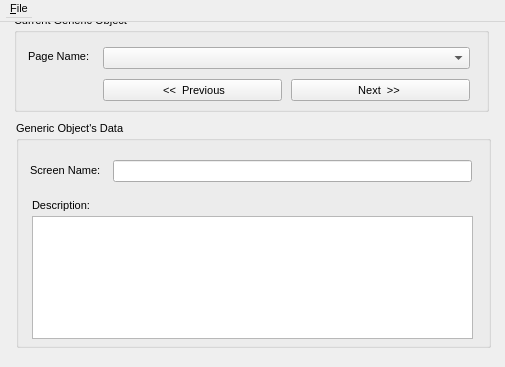
<?xml version="1.0"?>
<ui version="4.0">
  <class>TableFileEditDialog</class>
  <widget class="QDialog" name="IDD_TABLE_FILE_EDITOR">
    <property name="geometry">
      <rect>
        <x>0</x>
        <y>0</y>
        <width>505</width>
        <height>367</height>
      </rect>
    </property>
    <property name="windowTitle">
      <string>Table File Text Editor v1.0</string>
    </property>
    <property name="font">
      <font>
        <family>Liberation Sans</family>
        <pointsize>8</pointsize>
        <bold>false</bold>
        <italic>false</italic>
      </font>
    </property>
    <property name="enabled">
      <bool>true</bool>
    </property>
    <property name="windowFlags">
      <set>Qt::Dialog|Qt::WindowCloseButtonHint</set>
    </property>
    <property name="minimumSize">
      <size>
        <width>505</width>
        <height>367</height>
      </size>
    </property>
    <property name="maximumSize">
      <size>
        <width>505</width>
        <height>367</height>
      </size>
    </property>
    <widget class="QGroupBox" name="IDC_TABLEEDIT_MAIN_GROUP">
      <property name="geometry">
        <rect>
          <x>14</x>
          <y>13</y>
          <width>475</width>
          <height>99</height>
        </rect>
      </property>
      <property name="title">
        <string>Current Generic Object</string>
      </property>
      <property name="visible">
        <bool>true</bool>
      </property>
      <property name="enabled">
        <bool>true</bool>
      </property>
      <property name="flat">
        <bool>false</bool>
      </property>
      <widget class="QComboBox" name="IDC_TABLEEDIT_NAME_LIST">
        <property name="maxVisibleItems">
          <number>20</number>
        </property>
        <property name="geometry">
          <rect>
            <x>89</x>
            <y>34</y>
            <width>367</width>
            <height>22</height>
          </rect>
        </property>
        <property name="visible">
          <bool>true</bool>
        </property>
        <property name="enabled">
          <bool>true</bool>
        </property>
        <property name="editable">
          <bool>false</bool>
        </property>
      </widget>
      <widget class="QLabel" name="IDC_STATIC">
        <property name="geometry">
          <rect>
            <x>14</x>
            <y>37</y>
            <width>67</width>
            <height>13</height>
          </rect>
        </property>
        <property name="text">
          <string>Page Name:</string>
        </property>
        <property name="visible">
          <bool>true</bool>
        </property>
        <property name="enabled">
          <bool>true</bool>
        </property>
        <property name="alignment">
          <set>Qt::AlignLeft</set>
        </property>
      </widget>
      <widget class="QPushButton" name="IDC_TABLEEDIT_BTN_PREVIOUS">
        <property name="geometry">
          <rect>
            <x>89</x>
            <y>66</y>
            <width>179</width>
            <height>22</height>
          </rect>
        </property>
        <property name="text">
          <string> &lt;&lt;  Previous</string>
        </property>
        <property name="visible">
          <bool>true</bool>
        </property>
        <property name="enabled">
          <bool>true</bool>
        </property>
        <property name="default">
          <bool>false</bool>
        </property>
        <property name="autoDefault">
          <bool>false</bool>
        </property>
      </widget>
      <widget class="QPushButton" name="IDC_TABLEEDIT_BTN_NEXT">
        <property name="geometry">
          <rect>
            <x>277</x>
            <y>66</y>
            <width>179</width>
            <height>22</height>
          </rect>
        </property>
        <property name="text">
          <string>Next  &gt;&gt; </string>
        </property>
        <property name="visible">
          <bool>true</bool>
        </property>
        <property name="enabled">
          <bool>true</bool>
        </property>
        <property name="default">
          <bool>false</bool>
        </property>
        <property name="autoDefault">
          <bool>false</bool>
        </property>
      </widget>
    </widget>
    <widget class="QGroupBox" name="IDC_STATIC_2">
      <property name="geometry">
        <rect>
          <x>16</x>
          <y>121</y>
          <width>475</width>
          <height>227</height>
        </rect>
      </property>
      <property name="title">
        <string>Generic Object's Data</string>
      </property>
      <property name="visible">
        <bool>true</bool>
      </property>
      <property name="enabled">
        <bool>true</bool>
      </property>
      <property name="flat">
        <bool>false</bool>
      </property>
      <widget class="QLineEdit" name="IDC_TABLEEDIT_SCREEN_NAME_EDIT">
        <property name="geometry">
          <rect>
            <x>97</x>
            <y>39</y>
            <width>359</width>
            <height>22</height>
          </rect>
        </property>
        <property name="visible">
          <bool>true</bool>
        </property>
        <property name="enabled">
          <bool>true</bool>
        </property>
      </widget>
      <widget class="QLabel" name="IDC_STATIC_3">
        <property name="geometry">
          <rect>
            <x>14</x>
            <y>43</y>
            <width>73</width>
            <height>13</height>
          </rect>
        </property>
        <property name="text">
          <string>Screen Name:</string>
        </property>
        <property name="visible">
          <bool>true</bool>
        </property>
        <property name="enabled">
          <bool>true</bool>
        </property>
        <property name="alignment">
          <set>Qt::AlignLeft</set>
        </property>
      </widget>
      <widget class="QLabel" name="IDC_STATIC_4">
        <property name="geometry">
          <rect>
            <x>16</x>
            <y>78</y>
            <width>61</width>
            <height>13</height>
          </rect>
        </property>
        <property name="text">
          <string>Description:</string>
        </property>
        <property name="visible">
          <bool>true</bool>
        </property>
        <property name="enabled">
          <bool>true</bool>
        </property>
        <property name="alignment">
          <set>Qt::AlignLeft</set>
        </property>
      </widget>
      <widget class="QTextEdit" name="IDC_TABLEEDIT_DESCRIPTION_EDIT">
        <property name="geometry">
          <rect>
            <x>16</x>
            <y>95</y>
            <width>441</width>
            <height>123</height>
          </rect>
        </property>
        <property name="visible">
          <bool>true</bool>
        </property>
        <property name="enabled">
          <bool>true</bool>
        </property>
        <property name="tabChangesFocus">
          <bool>false</bool>
        </property>
      </widget>
    </widget>
    <widget class="QMenuBar" name="menubar">
      <property name="geometry">
        <rect>
          <x>0</x>
          <y>0</y>
          <width>800</width>
          <height>22</height>
        </rect>
      </property>
      <widget class="QMenu" name="menuFile">
        <property name="title">
          <string>&amp;File</string>
        </property>
        <addaction name="ID_TABLEEDIT_FILE_LOAD" />
        <addaction name="ID_TABLEEDIT_FILE_SAVE" />
        <addaction name="ID_TABLEEDIT_FILE_SAVE_AS" />
        <addaction name="separator" />
        <addaction name="ID_TABLEEDIT_FILE_EXIT" />
      </widget>
      <addaction name="menuFile" />
    </widget>
    <action name="ID_TABLEEDIT_FILE_EXIT">
      <property name="text">
        <string>&amp;Exit</string>
      </property>
    </action>
    <action name="ID_TABLEEDIT_FILE_LOAD">
      <property name="text">
        <string>&amp;Load...</string>
      </property>
    </action>
    <action name="ID_TABLEEDIT_FILE_SAVE">
      <property name="text">
        <string>&amp;Save</string>
      </property>
    </action>
    <action name="ID_TABLEEDIT_FILE_SAVE_AS">
      <property name="text">
        <string>S&amp;ave as...</string>
      </property>
    </action>
  </widget>
</ui>
